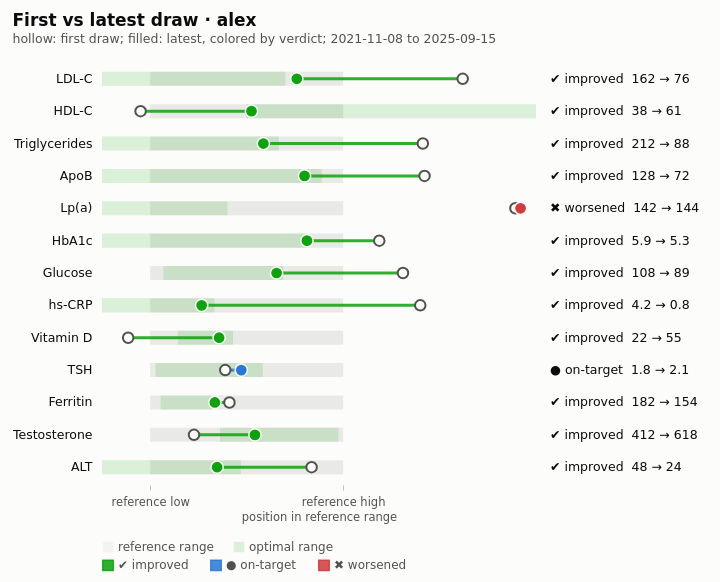

This figure's Vega-Lite source:
### Vega-Lite specification from a JSON file in a GitHub repository (floating-point values rounded to 4 significant figures)
{"$schema": "https://vega.github.io/schema/vega-lite/v5.json", "description": "health-chart dumbbell: per marker, the first draw (hollow) to the latest (filled, colored by verdict with glyph and word) on the marker's own range scale (0 = reference low, 1 = reference high). Adapted from the Vega-Lite ranged dot plot (layer_ranged_dot).", "width": 720, "height": 582, "autosize": {"type": "fit", "contains": "padding"}, "padding": {"left": 12, "right": 20, "top": 12, "bottom": 8}, "background": "#fcfcfb", "title": {"text": "First vs latest draw · alex", "subtitle": "hollow: first draw; filled: latest, colored by verdict; 2021-11-08 to 2025-09-15", "anchor": "start", "offset": 14, "fontSize": 17, "subtitleFontSize": 12.5, "color": "#0b0b0b", "subtitleColor": "#52514e"}, "config": {"font": "DejaVu Sans", "view": {"stroke": null}, "axis": {"labelColor": "#52514e", "titleColor": "#52514e", "labelFontSize": 11.5, "titleFontSize": 11.5, "titleFontWeight": "normal", "gridColor": "#e1e0d9", "domainColor": "#c3c2b7", "tickColor": "#c3c2b7"}, "legend": {"labelColor": "#52514e", "labelFontSize": 12, "orient": "bottom", "direction": "horizontal", "title": null, "symbolSize": 110, "columnPadding": 18, "layout": {"bottom": {"anchor": "start", "direction": "vertical", "margin": 6}}}}, "data": {"values": [{"person": "alex", "marker": "ldl-c", "label": "LDL-C", "date": "2025-09-15", "value": 76, "unit": "mg/dL", "value_label": "76 mg/dL", "status": "suboptimal", "glyph": "◐", "status_label": "◐ suboptimal", "color": "#e09a00", "rgb": 14719488, "shape": "diamond", "pt": 13, "ref_low": 0, "ref_high": 100, "opt_low": null, "opt_high": 70, "index": 1, "before": 162, "after": 76, "date_before": "2021-11-08", "date_after": "2025-09-15", "norm_before": 1.62, "norm_after": 0.76, "x_before": 1.62, "x_after": 0.76, "verdict": "improved", "verdict_glyph": "✔", "verdict_label": "✔ improved", "verdict_color": "#0ca30c", "verdict_rgb": 828172, "values_label": "162 → 76 mg/dL", "span_label": "Nov 2021 → Sep 2025", "text": "✔ improved  162 → 76", "ref_x": 0, "ref_x2": 1, "opt_x": -0.25, "opt_x2": 0.7, "ref_range": "0–100", "opt_range": "≤70"}, {"person": "alex", "marker": "hdl-c", "label": "HDL-C", "date": "2025-09-15", "value": 61, "unit": "mg/dL", "value_label": "61 mg/dL", "status": "optimal", "glyph": "●", "status_label": "● optimal", "color": "#0ca30c", "rgb": 828172, "shape": "circle", "pt": 7, "ref_low": 40, "ref_high": null, "opt_low": 60, "opt_high": null, "index": 2, "before": 38, "after": 61, "date_before": "2021-11-08", "date_after": "2025-09-15", "norm_before": -0.05, "norm_after": 0.525, "x_before": -0.05, "x_after": 0.525, "verdict": "improved", "verdict_glyph": "✔", "verdict_label": "✔ improved", "verdict_color": "#0ca30c", "verdict_rgb": 828172, "values_label": "38 → 61 mg/dL", "span_label": "Nov 2021 → Sep 2025", "text": "✔ improved  38 → 61", "ref_x": 0, "ref_x2": 1, "opt_x": 0.5, "opt_x2": 2, "ref_range": "≥40", "opt_range": "≥60"}, {"person": "alex", "marker": "triglycerides", "label": "Triglycerides", "date": "2025-09-15", "value": 88, "unit": "mg/dL", "value_label": "88 mg/dL", "status": "optimal", "glyph": "●", "status_label": "● optimal", "color": "#0ca30c", "rgb": 828172, "shape": "circle", "pt": 7, "ref_low": 0, "ref_high": 150, "opt_low": null, "opt_high": 100, "index": 3, "before": 212, "after": 88, "date_before": "2021-11-08", "date_after": "2025-09-15", "norm_before": 1.413, "norm_after": 0.5867, "x_before": 1.413, "x_after": 0.5867, "verdict": "improved", "verdict_glyph": "✔", "verdict_label": "✔ improved", "verdict_color": "#0ca30c", "verdict_rgb": 828172, "values_label": "212 → 88 mg/dL", "span_label": "Nov 2021 → Sep 2025", "text": "✔ improved  212 → 88", "ref_x": 0, "ref_x2": 1, "opt_x": -0.25, "opt_x2": 0.6667, "ref_range": "0–150", "opt_range": "≤100"}, {"person": "alex", "marker": "apob", "label": "ApoB", "date": "2025-09-15", "value": 72, "unit": "mg/dL", "value_label": "72 mg/dL", "status": "optimal", "glyph": "●", "status_label": "● optimal", "color": "#0ca30c", "rgb": 828172, "shape": "circle", "pt": 7, "ref_low": 0, "ref_high": 90, "opt_low": null, "opt_high": 80, "index": 4, "before": 128, "after": 72, "date_before": "2021-11-08", "date_after": "2025-09-15", "norm_before": 1.422, "norm_after": 0.8, "x_before": 1.422, "x_after": 0.8, "verdict": "improved", "verdict_glyph": "✔", "verdict_label": "✔ improved", "verdict_color": "#0ca30c", "verdict_rgb": 828172, "values_label": "128 → 72 mg/dL", "span_label": "Nov 2021 → Sep 2025", "text": "✔ improved  128 → 72", "ref_x": 0, "ref_x2": 1, "opt_x": -0.25, "opt_x2": 0.8889, "ref_range": "0–90", "opt_range": "≤80"}, {"person": "alex", "marker": "lpa", "label": "Lp(a)", "date": "2025-09-15", "value": 144, "unit": "nmol/L", "value_label": "144 nmol/L", "status": "high", "glyph": "▲", "status_label": "▲ high", "color": "#d03b3b", "rgb": 13646651, "shape": "triangle-up", "pt": 9, "ref_low": 0, "ref_high": 75, "opt_low": null, "opt_high": 30, "index": 5, "before": 142, "after": 144, "date_before": "2021-11-08", "date_after": "2025-09-15", "norm_before": 1.893, "norm_after": 1.92, "x_before": 1.893, "x_after": 1.92, "verdict": "worsened", "verdict_glyph": "✖", "verdict_label": "✖ worsened", "verdict_color": "#d03b3b", "verdict_rgb": 13646651, "values_label": "142 → 144 nmol/L", "span_label": "Nov 2021 → Sep 2025", "text": "✖ worsened  142 → 144", "ref_x": 0, "ref_x2": 1, "opt_x": -0.25, "opt_x2": 0.4, "ref_range": "0–75", "opt_range": "≤30"}, {"person": "alex", "marker": "hba1c", "label": "HbA1c", "date": "2025-09-15", "value": 5.3, "unit": "%", "value_label": "5.3 %", "status": "optimal", "glyph": "●", "status_label": "● optimal", "color": "#0ca30c", "rgb": 828172, "shape": "circle", "pt": 7, "ref_low": 4.0, "ref_high": 5.6, "opt_low": null, "opt_high": 5.3, "index": 6, "before": 5.9, "after": 5.3, "date_before": "2021-11-08", "date_after": "2025-09-15", "norm_before": 1.188, "norm_after": 0.8125, "x_before": 1.188, "x_after": 0.8125, "verdict": "improved", "verdict_glyph": "✔", "verdict_label": "✔ improved", "verdict_color": "#0ca30c", "verdict_rgb": 828172, "values_label": "5.9 → 5.3 %", "span_label": "Nov 2021 → Sep 2025", "text": "✔ improved  5.9 → 5.3", "ref_x": 0, "ref_x2": 1, "opt_x": -0.25, "opt_x2": 0.8125, "ref_range": "4–5.6", "opt_range": "≤5.3"}, {"person": "alex", "marker": "glucose", "label": "Glucose", "date": "2025-09-15", "value": 89, "unit": "mg/dL", "value_label": "89 mg/dL", "status": "optimal", "glyph": "●", "status_label": "● optimal", "color": "#0ca30c", "rgb": 828172, "shape": "circle", "pt": 7, "ref_low": 70, "ref_high": 99, "opt_low": 72, "opt_high": 90, "index": 7, "before": 108, "after": 89, "date_before": "2021-11-08", "date_after": "2025-09-15", "norm_before": 1.31, "norm_after": 0.6552, "x_before": 1.31, "x_after": 0.6552, "verdict": "improved", "verdict_glyph": "✔", "verdict_label": "✔ improved", "verdict_color": "#0ca30c", "verdict_rgb": 828172, "values_label": "108 → 89 mg/dL", "span_label": "Nov 2021 → Sep 2025", "text": "✔ improved  108 → 89", "ref_x": 0, "ref_x2": 1, "opt_x": 0.069, "opt_x2": 0.6897, "ref_range": "70–99", "opt_range": "72–90"}, {"person": "alex", "marker": "hscrp", "label": "hs-CRP", "date": "2025-09-15", "value": 0.8, "unit": "mg/L", "value_label": "0.8 mg/L", "status": "optimal", "glyph": "●", "status_label": "● optimal", "color": "#0ca30c", "rgb": 828172, "shape": "circle", "pt": 7, "ref_low": 0, "ref_high": 3.0, "opt_low": null, "opt_high": 1.0, "index": 8, "before": 4.2, "after": 0.8, "date_before": "2021-11-08", "date_after": "2025-09-15", "norm_before": 1.4, "norm_after": 0.2667, "x_before": 1.4, "x_after": 0.2667, "verdict": "improved", "verdict_glyph": "✔", "verdict_label": "✔ improved", "verdict_color": "#0ca30c", "verdict_rgb": 828172, "values_label": "4.2 → 0.8 mg/L", "span_label": "Nov 2021 → Sep 2025", "text": "✔ improved  4.2 → 0.8", "ref_x": 0, "ref_x2": 1, "opt_x": -0.25, "opt_x2": 0.3333, "ref_range": "0–3", "opt_range": "≤1"}, {"person": "alex", "marker": "vitamin-d", "label": "Vitamin D", "date": "2025-09-15", "value": 55, "unit": "ng/mL", "value_label": "55 ng/mL", "status": "optimal", "glyph": "●", "status_label": "● optimal", "color": "#0ca30c", "rgb": 828172, "shape": "circle", "pt": 7, "ref_low": 30, "ref_high": 100, "opt_low": 40, "opt_high": 60, "index": 9, "before": 22, "after": 55, "date_before": "2021-11-08", "date_after": "2025-09-15", "norm_before": -0.1143, "norm_after": 0.3571, "x_before": -0.1143, "x_after": 0.3571, "verdict": "improved", "verdict_glyph": "✔", "verdict_label": "✔ improved", "verdict_color": "#0ca30c", "verdict_rgb": 828172, "values_label": "22 → 55 ng/mL", "span_label": "Nov 2021 → Sep 2025", "text": "✔ improved  22 → 55", "ref_x": 0, "ref_x2": 1, "opt_x": 0.1429, "opt_x2": 0.4286, "ref_range": "30–100", "opt_range": "40–60"}, {"person": "alex", "marker": "tsh", "label": "TSH", "date": "2025-09-15", "value": 2.1, "unit": "mIU/L", "value_label": "2.1 mIU/L", "status": "optimal", "glyph": "●", "status_label": "● optimal", "color": "#0ca30c", "rgb": 828172, "shape": "circle", "pt": 7, "ref_low": 0.4, "ref_high": 4.0, "opt_low": 0.5, "opt_high": 2.5, "index": 10, "before": 1.8, "after": 2.1, "date_before": "2021-11-08", "date_after": "2025-09-15", "norm_before": 0.3889, "norm_after": 0.4722, "x_before": 0.3889, "x_after": 0.4722, "verdict": "on-target", "verdict_glyph": "●", "verdict_label": "● on-target", "verdict_color": "#2a78d6", "verdict_rgb": 2783446, "values_label": "1.8 → 2.1 mIU/L", "span_label": "Nov 2021 → Sep 2025", "text": "● on-target  1.8 → 2.1", "ref_x": 0, "ref_x2": 1, "opt_x": 0.0278, "opt_x2": 0.5833, "ref_range": "0.4–4", "opt_range": "0.5–2.5"}, {"person": "alex", "marker": "ferritin", "label": "Ferritin", "date": "2025-09-15", "value": 154, "unit": "ng/mL", "value_label": "154 ng/mL", "status": "suboptimal", "glyph": "◐", "status_label": "◐ suboptimal", "color": "#e09a00", "rgb": 14719488, "shape": "diamond", "pt": 13, "ref_low": 30, "ref_high": 400, "opt_low": 50, "opt_high": 150, "index": 11, "before": 182, "after": 154, "date_before": "2021-11-08", "date_after": "2025-09-15", "norm_before": 0.4108, "norm_after": 0.3351, "x_before": 0.4108, "x_after": 0.3351, "verdict": "improved", "verdict_glyph": "✔", "verdict_label": "✔ improved", "verdict_color": "#0ca30c", "verdict_rgb": 828172, "values_label": "182 → 154 ng/mL", "span_label": "Nov 2021 → Sep 2025", "text": "✔ improved  182 → 154", "ref_x": 0, "ref_x2": 1, "opt_x": 0.0541, "opt_x2": 0.3243, "ref_range": "30–400", "opt_range": "50–150"}, {"person": "alex", "marker": "testosterone-total", "label": "Testosterone", "date": "2025-09-15", "value": 618, "unit": "ng/dL", "value_label": "618 ng/dL", "status": "optimal", "glyph": "●", "status_label": "● optimal", "color": "#0ca30c", "rgb": 828172, "shape": "circle", "pt": 7, "ref_low": 264, "ref_high": 916, "opt_low": 500, "opt_high": 900, "index": 12, "before": 412, "after": 618, "date_before": "2021-11-08", "date_after": "2025-09-15", "norm_before": 0.227, "norm_after": 0.5429, "x_before": 0.227, "x_after": 0.5429, "verdict": "improved", "verdict_glyph": "✔", "verdict_label": "✔ improved", "verdict_color": "#0ca30c", "verdict_rgb": 828172, "values_label": "412 → 618 ng/dL", "span_label": "Nov 2021 → Sep 2025", "text": "✔ improved  412 → 618", "ref_x": 0, "ref_x2": 1, "opt_x": 0.362, "opt_x2": 0.9755, "ref_range": "264–916", "opt_range": "500–900"}, {"person": "alex", "marker": "alt", "label": "ALT", "date": "2025-09-15", "value": 24, "unit": "U/L", "value_label": "24 U/L", "status": "optimal", "glyph": "●", "status_label": "● optimal", "color": "#0ca30c", "rgb": 828172, "shape": "circle", "pt": 7, "ref_low": 7, "ref_high": 56, "opt_low": null, "opt_high": 30, "index": 13, "before": 48, "after": 24, "date_before": "2021-11-08", "date_after": "2025-09-15", "norm_before": 0.8367, "norm_after": 0.3469, "x_before": 0.8367, "x_after": 0.3469, "verdict": "improved", "verdict_glyph": "✔", "verdict_label": "✔ improved", "verdict_color": "#0ca30c", "verdict_rgb": 828172, "values_label": "48 → 24 U/L", "span_label": "Nov 2021 → Sep 2025", "text": "✔ improved  48 → 24", "ref_x": 0, "ref_x2": 1, "opt_x": -0.25, "opt_x2": 0.4694, "ref_range": "7–56", "opt_range": "≤30"}]}, "encoding": {"y": {"field": "label", "type": "nominal", "title": null, "scale": {"domain": ["LDL-C", "HDL-C", "Triglycerides", "ApoB", "Lp(a)", "HbA1c", "Glucose", "hs-CRP", "Vitamin D", "TSH", "Ferritin", "Testosterone", "ALT"], "paddingInner": 0.3, "paddingOuter": 0.2}, "axis": {"domain": false, "ticks": false, "labelPadding": 10, "labelFontSize": 12.5, "labelColor": "#0b0b0b", "labelLimit": 220}}}, "layer": [{"transform": [{"filter": "isValid(datum.ref_x)"}], "mark": {"type": "bar", "height": {"band": 0.62}, "opacity": 0.28}, "encoding": {"x": {"field": "ref_x", "type": "quantitative", "scale": {"domain": [-0.25, 2.0], "nice": false, "zero": false}, "title": "position in reference range", "axis": {"values": [0, 1], "labelExpr": "datum.value === 0 ? 'reference low' : 'reference high'", "grid": false, "labelPadding": 6, "domain": false}}, "x2": {"field": "ref_x2"}, "fill": {"datum": "reference range", "type": "nominal", "scale": {"domain": ["reference range", "optimal range"], "range": ["#b8b7ad", "#0ca30c"]}, "legend": {"symbolType": "square", "symbolOpacity": 0.6}}, "tooltip": [{"field": "label", "title": "marker"}, {"field": "ref_range", "title": "reference"}]}}, {"transform": [{"filter": "isValid(datum.opt_x)"}], "mark": {"type": "bar", "height": {"band": 0.62}, "opacity": 0.14}, "encoding": {"x": {"field": "opt_x", "type": "quantitative"}, "x2": {"field": "opt_x2"}, "fill": {"datum": "optimal range", "type": "nominal"}, "tooltip": [{"field": "label", "title": "marker"}, {"field": "opt_range", "title": "optimal"}]}}, {"mark": {"type": "rule", "strokeWidth": 3, "opacity": 0.85}, "encoding": {"x": {"field": "x_before", "type": "quantitative"}, "x2": {"field": "x_after"}, "color": {"field": "verdict_label", "type": "nominal", "scale": {"domain": ["✔ improved", "● on-target", "✖ worsened"], "range": ["#0ca30c", "#2a78d6", "#d03b3b"]}, "legend": {"symbolType": "square"}}}}, {"mark": {"type": "point", "filled": true, "size": 110, "opacity": 1, "color": "#fcfcfb", "stroke": "#52514e", "strokeWidth": 2}, "encoding": {"x": {"field": "x_before", "type": "quantitative"}, "tooltip": [{"field": "label", "title": "marker"}, {"field": "date_before", "title": "first draw"}, {"field": "before", "title": "value"}, {"field": "span_label", "title": "span"}]}}, {"mark": {"type": "point", "filled": true, "size": 150, "opacity": 1, "stroke": "#fcfcfb", "strokeWidth": 1.5}, "encoding": {"x": {"field": "x_after", "type": "quantitative"}, "color": {"field": "verdict_label", "type": "nominal", "scale": {"domain": ["✔ improved", "● on-target", "✖ worsened"], "range": ["#0ca30c", "#2a78d6", "#d03b3b"]}}, "tooltip": [{"field": "label", "title": "marker"}, {"field": "date_after", "title": "latest draw"}, {"field": "values_label", "title": "values"}, {"field": "status_label", "title": "latest status"}, {"field": "verdict_label", "title": "verdict"}, {"field": "span_label", "title": "span"}]}}, {"mark": {"type": "text", "align": "left", "baseline": "middle", "dx": 14, "fontSize": 12.5, "color": "#0b0b0b"}, "encoding": {"x": {"datum": 2.0, "type": "quantitative"}, "text": {"field": "text"}}}]}
